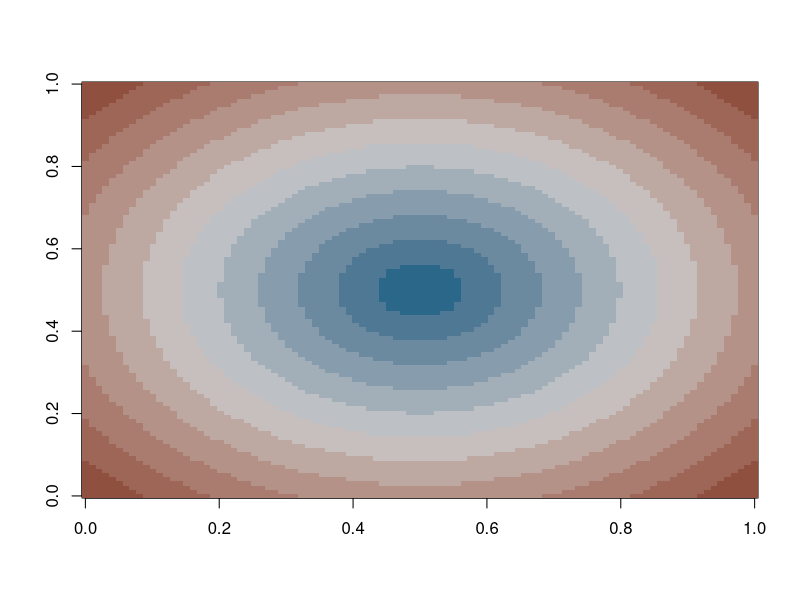
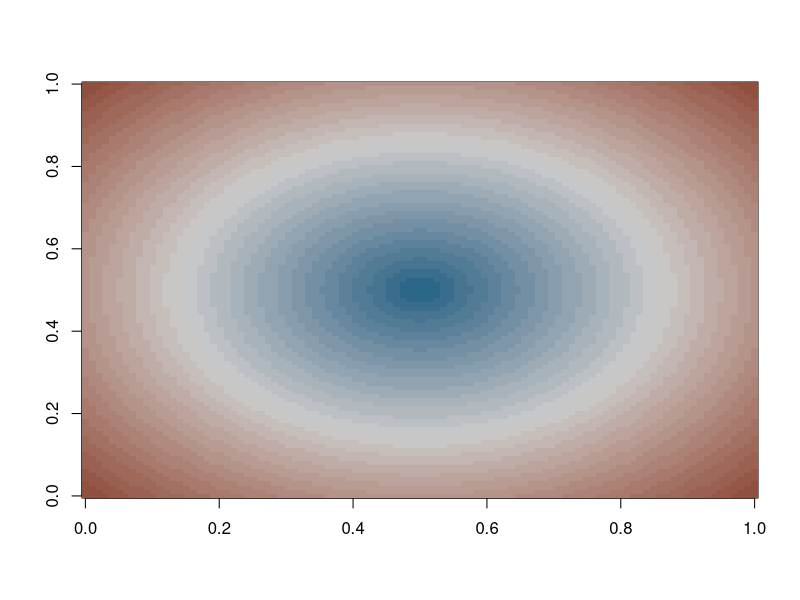
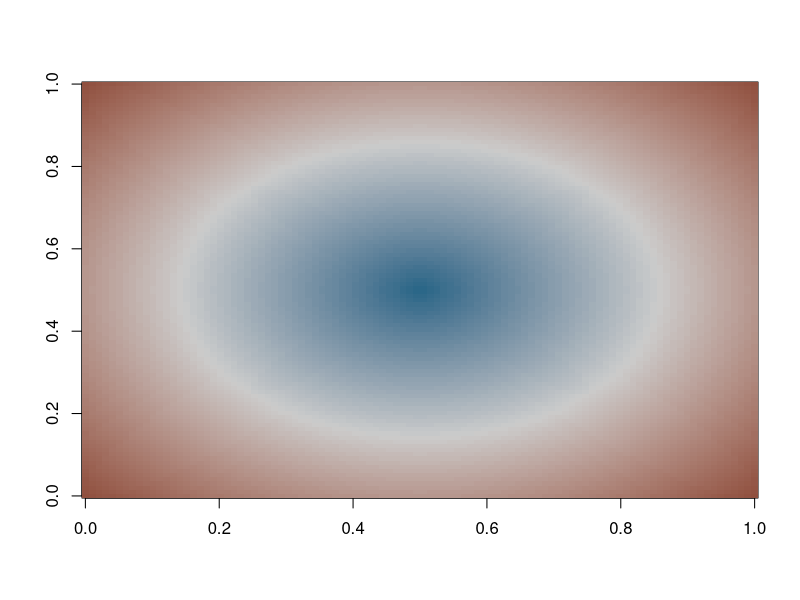
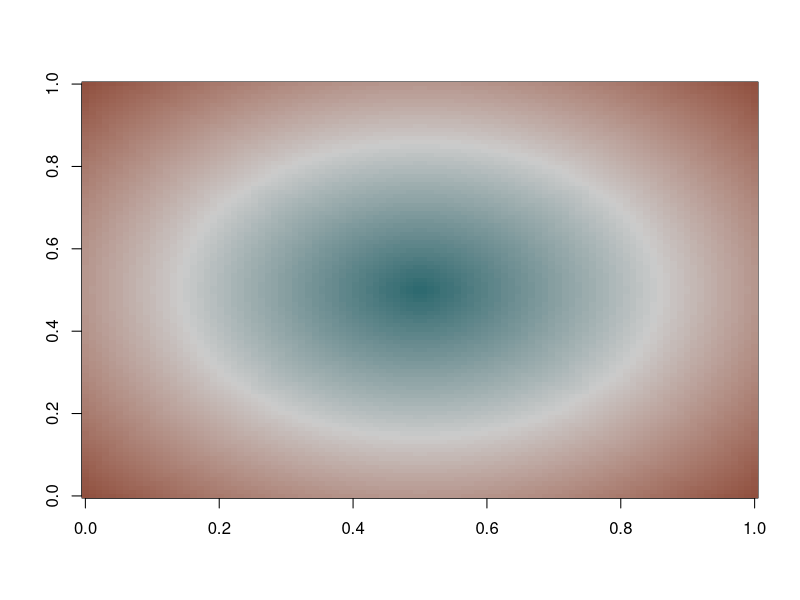

Write R code to recreate these figures, in order.
library(scales)


### Name: div_gradient_pal
### Title: Diverging colour gradient (continuous).
### Aliases: div_gradient_pal

### ** Examples

x <- seq(-1, 1, length.out = 100)
r <- sqrt(outer(x^2, x^2, "+"))
image(r, col = div_gradient_pal()(seq(0, 1, length.out = 12)))
image(r, col = div_gradient_pal()(seq(0, 1, length.out = 30)))
image(r, col = div_gradient_pal()(seq(0, 1, length.out = 100)))

library(munsell)
image(r, col = div_gradient_pal(low =
   mnsl(complement("10R 4/6"), fix = TRUE))(seq(0, 1, length = 100)))
